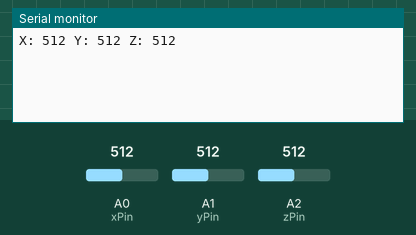
Recording of a sketch running on a simulated Arduino Uno, built with avr-gcc and run on an emulated ATmega328P. On the bench: the last lines printed to the serial monitor. The test bench sets the inputs (shaded band); at power-on: A0 (xPin) = 512, A1 (yPin) = 512, A2 (zPin) = 512.

Above: at 1.2 s.
1.3 s: A0 (xPin) set to 710
At 2.2 s:
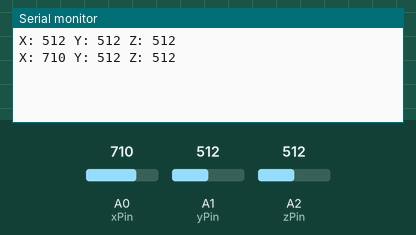
2.8 s: A1 (yPin) set to 710
At 3.4 s:
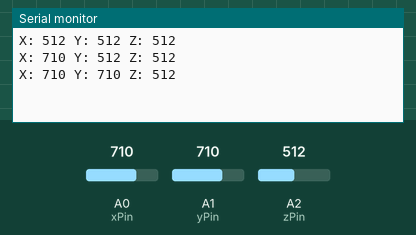
4.3 s: A2 (zPin) set to 710
At 5.5 s:
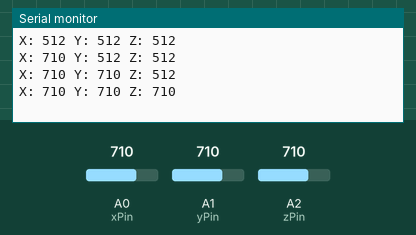
5.8 s: A0 (xPin) set to 900
At 6.9 s:
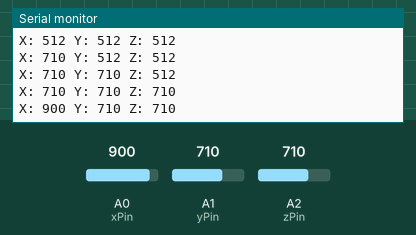
7.3 s: A1 (yPin) set to 900
At 8.0 s:
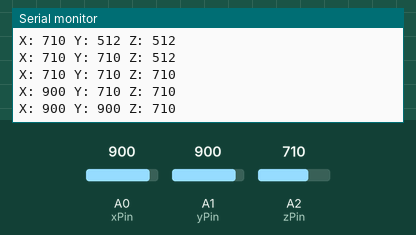
8.8 s: A2 (zPin) set to 900
At 9.2 s:
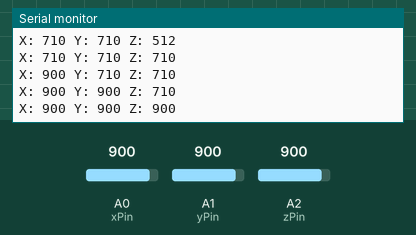
Timing chart, 0 to 11.3 s (numbered marks = the images above; inputs shaded):
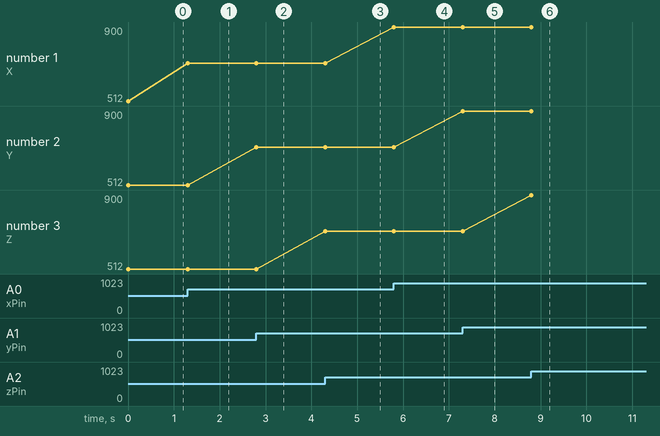

Measured:
- after the input at 1.3 s, the serial monitor: prints a new line at once (image 1)
- after the input at 2.8 s, the serial monitor: prints a new line at once (image 2)
- after the input at 4.3 s, the serial monitor: prints a new line at once (image 3)
- after the input at 5.8 s, the serial monitor: prints a new line at once (image 4)
- after the input at 7.3 s, the serial monitor: prints a new line at once (image 5)
- after the input at 8.8 s, the serial monitor: prints a new line at once (image 6)
- plotted number 1: 512 → 710 after the input at 1.3 s, 710 → 900 after the input at 5.8 s

The sketch:

gesture.ino
```cpp
#include <SoftwareSerial.h>

// ADXL335 Pins
const int xPin = A0;
const int yPin = A1;
const int zPin = A2;

int xValue, yValue, zValue;
int prevX = 0, prevY = 0, prevZ = 0;

SoftwareSerial bluetooth(10, 11); // RX, TX

const int threshold = 50;

void setup() {
  pinMode(xPin, INPUT);
  pinMode(yPin, INPUT);
  pinMode(zPin, INPUT);

  Serial.begin(9600);
  bluetooth.begin(9600);
}

void loop() {
  xValue = analogRead(xPin);
  yValue = analogRead(yPin);
  zValue = analogRead(zPin);

  // Noise filter
  if (abs(xValue - prevX) < threshold &&
      abs(yValue - prevY) < threshold &&
      abs(zValue - prevZ) < threshold) {
    return;
  }

  Serial.print("X: "); Serial.print(xValue);
  Serial.print(" Y: "); Serial.print(yValue);
  Serial.print(" Z: "); Serial.println(zValue);

  // Gesture Mapping
  if (xValue < 300 && yValue > 400) {
    bluetooth.println("PLAY_PAUSE");
  }
  else if (xValue > 700 && yValue < 300) {
    bluetooth.println("NEXT");
  }
  else if (xValue > 700 && yValue > 400) {
    bluetooth.println("VOLUME_UP");
  }
  else if (xValue < 300 && yValue < 300) {
    bluetooth.println("VOLUME_DOWN");
  }

  prevX = xValue;
  prevY = yValue;
  prevZ = zValue;

  delay(200);
}
```
